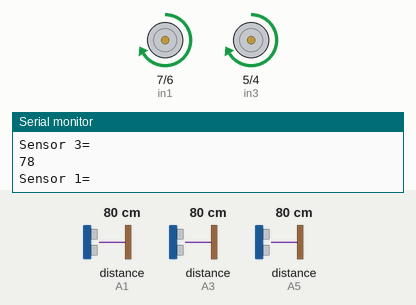
Simulated run of this sketch. Board: Arduino Uno, built with avr-gcc and run on an emulated ATmega328P. Shown: motor-driver pin pairs drawn as motors (green arrow = first pin HIGH = forward, orange = second pin HIGH = backward, longer = more drive, scaled by the enable pin), the last lines printed to the serial monitor. Wiring (inferred from the names in the program): 3 × ultrasonic range finder: trigger A0, echo A1 / trigger A2, echo A3 / trigger A4, echo A5. The inputs (shaded band) are chosen by the test bench; at power-on: distance to the obstacle (sensors on A3, A1, A5) 80 cm. The echo pulse lasts 58.3 µs per cm.

Above: at 1.2 s.
1.3 s: distance to the obstacle (sensor on A3) set to 18 cm
4.3 s: distance to the obstacle (sensor on A3) set to 13 cm
At 4.41 s:
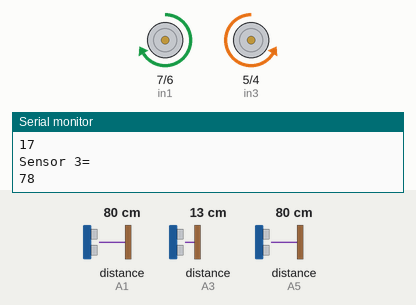
7.3 s: distance to the obstacle (sensor on A1) set to 35 cm
10.3 s: distance to the obstacle (sensor on A1) set to 2 cm
At 11.3 s:
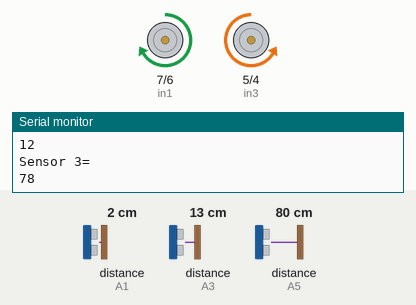
11.9 s: distance to the obstacle (sensor on A5) set to 4 cm
At 13.1 s:
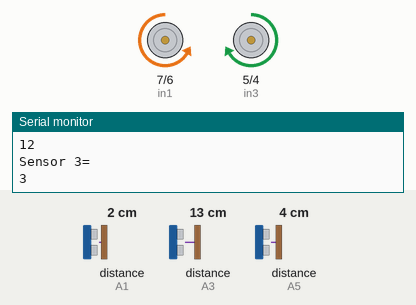
13.4 s: distance to the obstacle (sensor on A5) set to 18 cm
At 15.9 s:
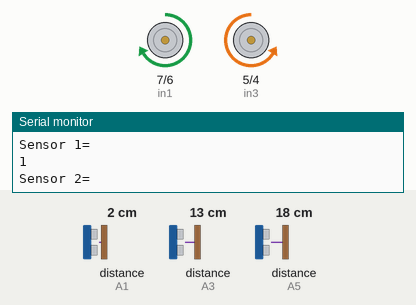
Timing chart, 0 to 17.4 s (numbered marks = the images above; inputs shaded):
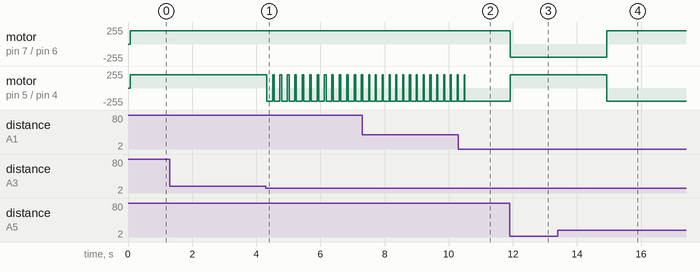

Measured:
- the behaviour switches between 16 and 15 cm on distance to the obstacle (sensor on A3) (found by bisection; images 0 and 1)
- after the input at 4.3 s, motor on pin 5 (in3) / pin 4 (in4): alternates forward 200/255 for 0.05 s and backward 200/255 for 0.18 s, starting at once
- after the input at 10.3 s, motor on pin 5 (in3) / pin 4 (in4): goes on until 10.5 s, then stays backward 200/255
- after the input at 11.9 s, motor on pin 7 (in1) / pin 6 (in2): forward 200/255 → backward 200/255 at once; motor on pin 5 (in3) / pin 4 (in4): backward 200/255 → forward 200/255 at once
- after the input at 13.4 s, motor on pin 7 (in1) / pin 6 (in2): backward 200/255 → forward 200/255 after 1.5 s; motor on pin 5 (in3) / pin 4 (in4): forward 200/255 → backward 200/255 after 1.5 s

The sketch:

obstacle_avoider.ino
```cpp
const int trigPin1 = A0;
const int echoPin1 = A1;
const int trigPin2 = A2;
const int echoPin2 = A3;
const int trigPin3 = A4;
const int echoPin3 = A5;

const int in1 = 7;
const int in2 = 6;
const int in3 = 5;
const int in4 = 4;
const int enA = 10;
const int enB = 9;

#define PWM 200
#define DIS 15

void setup()
{
  pinMode(trigPin1, OUTPUT);
  pinMode(echoPin1, INPUT);
  pinMode(trigPin2, OUTPUT);
  pinMode(echoPin2, INPUT);
  pinMode(trigPin3, OUTPUT);
  pinMode(echoPin3, INPUT);

  pinMode (in1, OUTPUT);
  pinMode (in2, OUTPUT);
  pinMode (in3, OUTPUT);
  pinMode (in4, OUTPUT);
  pinMode (enA, OUTPUT);
  pinMode (enB, OUTPUT);
  Serial.begin(9600);
}

void loop()
{
  Serial.println("Sensor 1=");
  Serial.println(FrontSensor());
  Serial.println("Sensor 2=");
  Serial.println(RightSensor());
  Serial.println("Sensor 3=");
  Serial.println(LeftSensor());
  if ( FrontSensor() < DIS && RightSensor () <DIS && LeftSensor ()<DIS)
  {
    turn_right ();
    delay(3000);
  }
  else if (FrontSensor() <DIS && RightSensor () <DIS && LeftSensor ()>DIS)
  {
    turn_left ();
  }
  else if (FrontSensor() <DIS && RightSensor () >DIS && LeftSensor ()<DIS)
  {
    turn_right ();
  }
  else if (FrontSensor() <DIS && RightSensor () >DIS && LeftSensor ()>DIS)
  {
    turn_right ();
  }
  else if (FrontSensor() >DIS && RightSensor () >DIS && LeftSensor ()<DIS)
  {
    turn_right ();
    delay(180);
    forward();
  }
  else if (FrontSensor() >DIS && RightSensor () <DIS && LeftSensor ()>DIS)
  {
    turn_left ();
    delay(180);
    forward();
  }
  else
  {
    forward();
  }
}

void forward ()
{
  digitalWrite(in1, HIGH);
  digitalWrite(in2, LOW);
  digitalWrite(in3, HIGH);
  digitalWrite(in4, LOW);
  analogWrite(enA, PWM);
  analogWrite(enB, PWM);
}

void turn_left ()
{
  digitalWrite(in1, HIGH);
  digitalWrite(in2, LOW);
  digitalWrite(in3, LOW);
  digitalWrite(in4, HIGH);
  analogWrite(enA, PWM);
  analogWrite(enB, PWM);
}

void turn_right ()
{
  digitalWrite(in1, LOW);
  digitalWrite(in2, HIGH);
  digitalWrite(in3, HIGH);
  digitalWrite(in4, LOW);
  analogWrite(enA, PWM);
  analogWrite(enB, PWM);
}

void reverse ()
{
  digitalWrite(in1, LOW);
  digitalWrite(in2, HIGH);
  digitalWrite(in3, LOW);
  digitalWrite(in4, HIGH);
  analogWrite(enA, PWM);
  analogWrite(enB, PWM);
}

void stop()
{
  digitalWrite(in1, LOW);
  digitalWrite(in2, LOW);
  digitalWrite(in3, LOW);
  digitalWrite(in4, LOW);
  analogWrite(enA, LOW);
  analogWrite(enB, LOW);
}

long FrontSensor ()
{
  long dur;
  digitalWrite(trigPin1, LOW);
  delayMicroseconds(5);
  digitalWrite(trigPin1, HIGH);
  delayMicroseconds(10);
  digitalWrite(trigPin1, LOW);
  dur = pulseIn(echoPin1, HIGH);
  return (dur* 0.034 / 2);
}

long RightSensor ()
{
  long dur;
  digitalWrite(trigPin2, LOW);
  delayMicroseconds(5);
  digitalWrite(trigPin2, HIGH);
  delayMicroseconds(10);
  digitalWrite(trigPin2, LOW);
  dur = pulseIn(echoPin2, HIGH);
  return (dur* 0.034 / 2);
}

long LeftSensor ()
{
  long dur;
  digitalWrite(trigPin3, LOW);
  delayMicroseconds(5);
  digitalWrite(trigPin3, HIGH);
  delayMicroseconds(10);
  digitalWrite(trigPin3, LOW);
  dur = pulseIn(echoPin3, HIGH);
  return (dur* 0.034 / 2);
}
```
